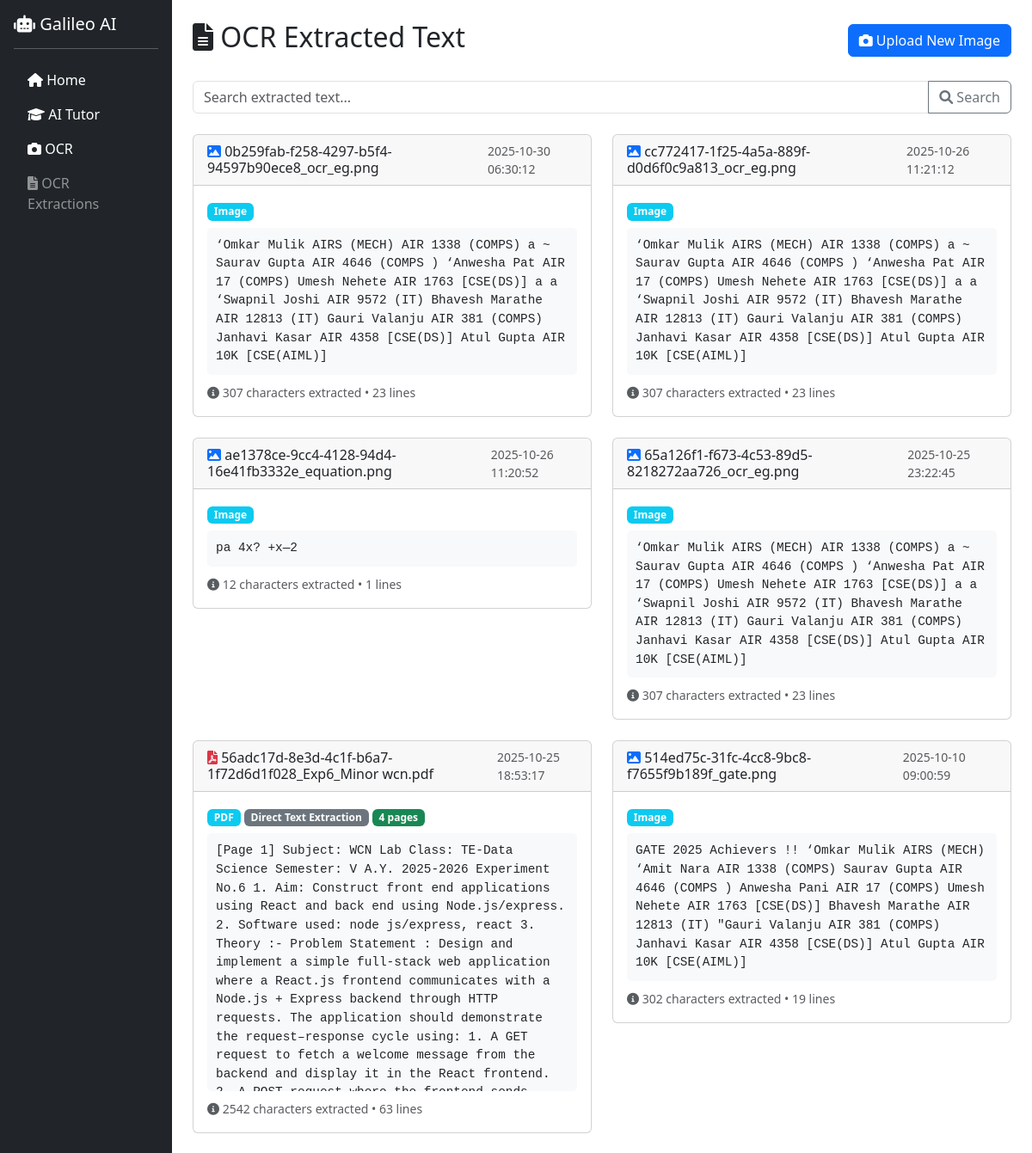
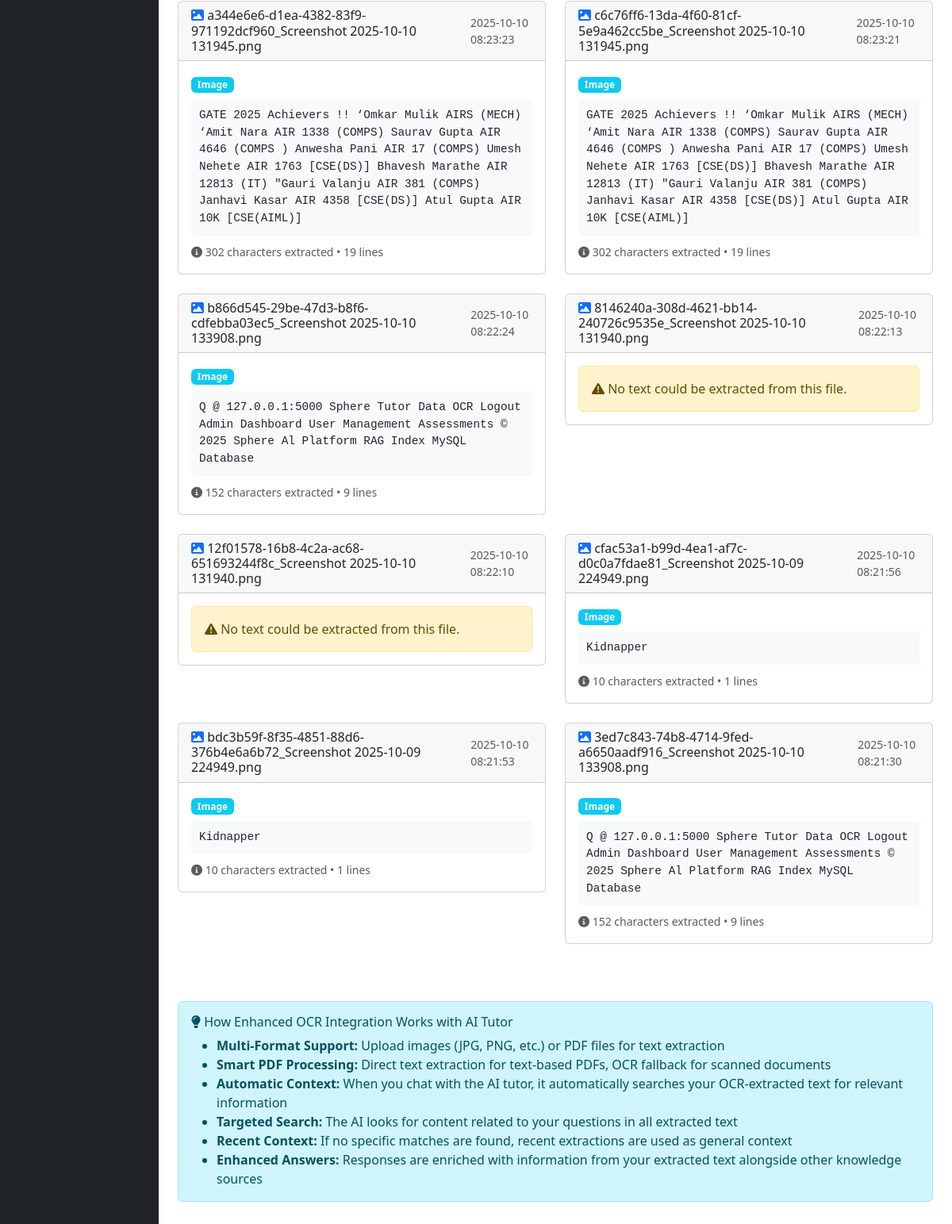
The app's page /ocr/extractions (signed in) with its own data (2 pictures, top to bottom).
### tables this page shows
CREATE TABLE ocr_extractions (
  id INTEGER PRIMARY KEY AUTOINCREMENT,
  user_id INTEGER NOT NULL,
  image_path TEXT NOT NULL,
  text TEXT NOT NULL,
  struct_json TEXT NOT NULL DEFAULT '{}',
  created_at TIMESTAMP NOT NULL DEFAULT CURRENT_TIMESTAMP,
  FOREIGN KEY (user_id) REFERENCES users(id) ON DELETE CASCADE
);

### app/routes/ocr.py (the view)
@ocr_bp.route("/extractions", methods=["GET"])
@login_required
def view_extractions():
    extractions = get_user_ocr_extractions(current_user.id, limit=50)
    return render_template("ocr_extractions.html", extractions=extractions)

### app/auth.py (called while the page is built)
def user_loader(user_id):
    db = get_db()
    row = db.execute("SELECT id, email, role, full_name FROM users WHERE id=?", (user_id,)).fetchone()
    if row:
        return User(row["id"], row["email"], row["role"], row["full_name"])
    return None

### app/db.py (called while the page is built)
def get_db():
    conn = getattr(g, "_db_conn", None)
    if conn is None:
        if current_app.config.get("DATABASE_URL") and not current_app.config.get("SQLITE_FALLBACK"):
            conn = get_mysql_connection()
        else:
            conn = get_sqlite_connection()
        g._db_conn = conn
    return conn

def get_sqlite_connection():
    path = current_app.config["SQLITE_PATH"]
    conn = sqlite3.connect(path, detect_types=sqlite3.PARSE_DECLTYPES)
    conn.row_factory = sqlite3.Row
    _ensure_schema(conn)
    return conn

def _ensure_schema(conn):
    if hasattr(conn, 'executescript'):  # SQLite
        conn.executescript(open("db/schema.sql", "r", encoding="utf-8").read())
        conn.commit()

### app/templates/ocr_extractions.html (shortened to what this page needs)
<!DOCTYPE html>
<html lang="en">
<head>
    <link href="https://cdn.jsdelivr.net/npm/bootstrap@5.3.0/dist/css/bootstrap.min.css" rel="stylesheet">
    <link href="https://cdnjs.cloudflare.com/ajax/libs/font-awesome/6.0.0/css/all.min.css" rel="stylesheet">
</head>
<body>
    <div class="container-fluid">
        <div class="row">
            <div class="col-md-2 bg-dark text-white p-3">
                <h5><i class="fas fa-robot"></i> Galileo AI</h5>
                <hr>
                <nav class="nav flex-column">
                    <a class="nav-link text-white" href="{{ url_for('main.home') }}">
                        <i class="fas fa-home"></i> Home
                    </a>
                    <a class="nav-link text-white" href="{{ url_for('tutor.tutor_home') }}">
                        <i class="fas fa-graduation-cap"></i> AI Tutor
                    </a>
                    <a class="nav-link text-white" href="{{ url_for('ocr.ocr_home') }}">
                        <i class="fas fa-camera"></i> OCR
                    </a>
                    <a class="nav-link text-white-50 active" href="{{ url_for('ocr.view_extractions') }}">
                        <i class="fas fa-file-text"></i> OCR Extractions
                    </a>
                </nav>
            </div>
            <div class="col-md-10 p-4">
                <div class="d-flex justify-content-between align-items-center mb-4">
                    <h2><i class="fas fa-file-text"></i> OCR Extracted Text</h2>
                    <div>
                        <a href="{{ url_for('ocr.ocr_home') }}" class="btn btn-primary">
                            <i class="fas fa-camera"></i> Upload New Image
                        </a>
                    </div>
                </div>
                <div class="mb-4">
                    <div class="input-group">
                        <input type="text" id="searchInput" class="form-control" placeholder="Search extracted text...">
                        <button class="btn btn-outline-secondary" type="button" onclick="searchExtractions()">
                            <i class="fas fa-search"></i> Search
                        </button>
                    </div>
                </div>
                <div id="extractionsContainer">
                    {% if extractions %}
                        <div class="row">
                            {% for extraction in extractions %}
                            <div class="col-md-6 mb-4">
                                <div class="card">
                                    <div class="card-header d-flex justify-content-between align-items-center">
                                        <h6 class="mb-0">
                                            {% if extraction.image_path.lower().endswith('.pdf') %}
                                                <i class="fas fa-file-pdf text-danger"></i>
                                            {% else %}
                                                <i class="fas fa-image text-primary"></i>
                                            {% endif %}
                                            {{ extraction.image_path.split('/')[-1] if '/' in extraction.image_path else extraction.image_path.split('\\')[-1] }}
                                        </h6>
                                        <small class="text-muted">{{ extraction.created_at[:19] }}</small>
                                    </div>
                                    <div class="card-body">
                                        {% if extraction.text and '[OCR' not in extraction.text %}
                                            {% if extraction.struct and extraction.struct.get('file_type') %}
                                                <div class="mb-2">
                                                    <span class="badge bg-info">{{ extraction.struct.file_type }}</span>
                                                    {% if extraction.struct.get('method') %}
                                                        <span class="badge bg-secondary">{{ extraction.struct.method }}</span>
                                                    {% endif %}
                                                    {% if extraction.struct.get('pages') %}
                                                        <span class="badge bg-success">{{ extraction.struct.pages }} pages</span>
                                                    {% endif %}
                                                </div>
                                            {% endif %}
                                            <div class="extracted-text" style="max-height: 300px; overflow-y: auto; background-color: #f8f9fa; padding: 10px; border-radius: 5px; font-family: 'Courier New', monospace; font-size: 0.9em;">
                                                {{ extraction.text }}
                                            </div>
                                            <div class="mt-2">
                                                <small class="text-muted">
                                                    <i class="fas fa-info-circle"></i>
                                                    {{ extraction.text|length }} characters extracted
                                                    {% if extraction.struct and extraction.struct.get('lines') %}
                                                        • {{ extraction.struct.lines|length }} lines
                                                    {% endif %}
                                                </small>
                                            </div>
                                        {% else %}
                                            <div class="alert alert-warning mb-0">
                                                <i class="fas fa-exclamation-triangle"></i>
                                                {{ extraction.text if extraction.text else 'No text could be extracted from this file.' }}
                                            </div>
                                        {% endif %}
                                    </div>
                                </div>
                            </div>
                            {% endfor %}
                        </div>
                    {% endif %}
                </div>
                <div class="mt-5">
                    <div class="alert alert-info">
                        <h6><i class="fas fa-lightbulb"></i> How Enhanced OCR Integration Works with AI Tutor</h6>
                        <ul class="mb-0">
                            <li><strong>Multi-Format Support:</strong> Upload images (JPG, PNG, etc.) or PDF files for text extraction</li>
                            <li><strong>Smart PDF Processing:</strong> Direct text extraction for text-based PDFs, OCR fallback for scanned documents</li>
                            <li><strong>Automatic Context:</strong> When you chat with the AI tutor, it automatically searches your OCR-extracted text for relevant information</li>
                            <li><strong>Targeted Search:</strong> The AI looks for content related to your questions in all extracted text</li>
                            <li><strong>Recent Context:</strong> If no specific matches are found, recent extractions are used as general context</li>
                            <li><strong>Enhanced Answers:</strong> Responses are enriched with information from your extracted text alongside other knowledge sources</li>
                        </ul>
                    </div>
                </div>
            </div>
        </div>
    </div>
</body>
</html>

### records on screen
ocr_extractions: image_path "0b259fab-f258-4297-b5f4-94597b90ece8_ocr_eg.png", created_at "2025-10-30 06:30:12", struct.file_type "Image", text "‘Omkar Mulik AIRS (MECH) AIR 1338 (COMPS) a ~ Saurav Gupta AIR 4646 (COMPS ) ‘Anwesha Pat AIR 17 (COMPS) Umesh Nehete AIR 1763 [CSE(DS)] a a ‘Swapnil Joshi AIR 9572 (IT) Bhavesh Marathe AIR 12813 (IT) Gauri Valanju AIR 381 (COMPS) Janhavi Kasar AIR 4358 [CSE(DS)] Atul Gupta AIR 10K [CSE(AIML)]", text|length "307", struct.lines|length "23"
ocr_extractions: image_path "cc772417-1f25-4a5a-889f-d0d6f0c9a813_ocr_eg.png", created_at "2025-10-26 11:21:12", struct.file_type "Image", text "‘Omkar Mulik AIRS (MECH) AIR 1338 (COMPS) a ~ Saurav Gupta AIR 4646 (COMPS ) ‘Anwesha Pat AIR 17 (COMPS) Umesh Nehete AIR 1763 [CSE(DS)] a a ‘Swapnil Joshi AIR 9572 (IT) Bhavesh Marathe AIR 12813 (IT) Gauri Valanju AIR 381 (COMPS) Janhavi Kasar AIR 4358 [CSE(DS)] Atul Gupta AIR 10K [CSE(AIML)]", text|length "307", struct.lines|length "23"
ocr_extractions: image_path "ae1378ce-9cc4-4128-94d4-16e41fb3332e_equation.png", created_at "2025-10-26 11:20:52", struct.file_type "Image", text "pa 4x? +x—2", text|length "12", struct.lines|length "1"
ocr_extractions: image_path "65a126f1-f673-4c53-89d5-8218272aa726_ocr_eg.png", created_at "2025-10-25 23:22:45", struct.file_type "Image", text "‘Omkar Mulik AIRS (MECH) AIR 1338 (COMPS) a ~ Saurav Gupta AIR 4646 (COMPS ) ‘Anwesha Pat AIR 17 (COMPS) Umesh Nehete AIR 1763 [CSE(DS)] a a ‘Swapnil Joshi AIR 9572 (IT) Bhavesh Marathe AIR 12813 (IT) Gauri Valanju AIR 381 (COMPS) Janhavi Kasar AIR 4358 [CSE(DS)] Atul Gupta AIR 10K [CSE(AIML)]", text|length "307", struct.lines|length "23"
ocr_extractions: image_path "56adc17d-8e3d-4c1f-b6a7-1f72d6d1f028_Exp6_Minor wcn.pdf", created_at "2025-10-25 18:53:17", struct.file_type "PDF", struct.method "Direct Text Extraction", struct.pages "4", text "[Page 1] Subject: WCN Lab Class: TE-Data Science Semester: V A.Y. 2025-2026 Experiment No.6 1. Aim: Construct front end applications using React and back end using Node.js/express. 2. Software used: node js/express, react 3. Theory :- Problem Statement : Design and implement a simple full-stack web application where a React.js frontend communicates with a Node.js + Express backend through HTTP requests. The application should demonstrate the request–response cycle using: 1. A GET request to fetch a welcome message from the backend and display it in the React frontend.…", text|length "2542", struct.lines|length "63"
ocr_extractions: image_path "514ed75c-31fc-4cc8-9bc8-f7655f9b189f_gate.png", created_at "2025-10-10 09:00:59", struct.file_type "Image", text "GATE 2025 Achievers !! ‘Omkar Mulik AIRS (MECH) ‘Amit Nara AIR 1338 (COMPS) Saurav Gupta AIR 4646 (COMPS ) Anwesha Pani AIR 17 (COMPS) Umesh Nehete AIR 1763 [CSE(DS)] Bhavesh Marathe AIR 12813 (IT) \"Gauri Valanju AIR 381 (COMPS) Janhavi Kasar AIR 4358 [CSE(DS)] Atul Gupta AIR 10K [CSE(AIML)]", text|length "302", struct.lines|length "19"
ocr_extractions: image_path "a344e6e6-d1ea-4382-83f9-971192dcf960_Screenshot 2025-10-10 131945.png", created_at "2025-10-10 08:23:23", struct.file_type "Image", text "GATE 2025 Achievers !! ‘Omkar Mulik AIRS (MECH) ‘Amit Nara AIR 1338 (COMPS) Saurav Gupta AIR 4646 (COMPS ) Anwesha Pani AIR 17 (COMPS) Umesh Nehete AIR 1763 [CSE(DS)] Bhavesh Marathe AIR 12813 (IT) \"Gauri Valanju AIR 381 (COMPS) Janhavi Kasar AIR 4358 [CSE(DS)] Atul Gupta AIR 10K [CSE(AIML)]", text|length "302", struct.lines|length "19"
ocr_extractions: image_path "c6c76ff6-13da-4f60-81cf-5e9a462cc5be_Screenshot 2025-10-10 131945.png", created_at "2025-10-10 08:23:21", struct.file_type "Image", text "GATE 2025 Achievers !! ‘Omkar Mulik AIRS (MECH) ‘Amit Nara AIR 1338 (COMPS) Saurav Gupta AIR 4646 (COMPS ) Anwesha Pani AIR 17 (COMPS) Umesh Nehete AIR 1763 [CSE(DS)] Bhavesh Marathe AIR 12813 (IT) \"Gauri Valanju AIR 381 (COMPS) Janhavi Kasar AIR 4358 [CSE(DS)] Atul Gupta AIR 10K [CSE(AIML)]", text|length "302", struct.lines|length "19"
ocr_extractions: image_path "b866d545-29be-47d3-b8f6-cdfebba03ec5_Screenshot 2025-10-10 133908.png", created_at "2025-10-10 08:22:24", struct.file_type "Image", text "Q @ 127.0.0.1:5000 Sphere Tutor Data OCR Logout Admin Dashboard User Management Assessments © 2025 Sphere Al Platform RAG Index MySQL Database", text|length "152", struct.lines|length "9"
ocr_extractions: image_path "8146240a-308d-4621-bb14-240726c9535e_Screenshot 2025-10-10 131940.png", created_at "2025-10-10 08:22:13", text "No text could be extracted from this file."
ocr_extractions: image_path "12f01578-16b8-4c2a-ac68-651693244f8c_Screenshot 2025-10-10 131940.png", created_at "2025-10-10 08:22:10", text "No text could be extracted from this file."
ocr_extractions: image_path "cfac53a1-b99d-4ea1-af7c-d0c0a7fdae81_Screenshot 2025-10-09 224949.png", created_at "2025-10-10 08:21:56", struct.file_type "Image", text "Kidnapper", text|length "10", struct.lines|length "1"
ocr_extractions: image_path "bdc3b59f-8f35-4851-88d6-376b4e6a6b72_Screenshot 2025-10-09 224949.png", created_at "2025-10-10 08:21:53", struct.file_type "Image", text "Kidnapper", text|length "10", struct.lines|length "1"
ocr_extractions: image_path "3ed7c843-74b8-4714-9fed-a6650aadf916_Screenshot 2025-10-10 133908.png", created_at "2025-10-10 08:21:30", struct.file_type "Image", text "Q @ 127.0.0.1:5000 Sphere Tutor Data OCR Logout Admin Dashboard User Management Assessments © 2025 Sphere Al Platform RAG Index MySQL Database", text|length "152", struct.lines|length "9"
